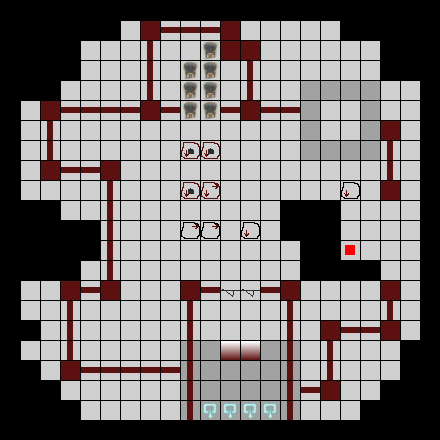

Tiled map render using the project's own tile images. Description and the map definition, with tile-layer contents summarised, below:
An orthogonal 22x22 tile map with 20x20 px tiles, 7 tile layers (Height, Objects, Opt1, Opt2, ...) and 2 objects.

<map version="1.0" tiledversion="1.0.3" orientation="orthogonal" renderorder="right-down" width="22" height="22" tilewidth="20" tileheight="20" nextobjectid="3">
 <tileset firstgid="1" source="LevelTiles.tsx" />
 <layer name="Height" width="22" height="22">
  <data>[484 cells, 340 non-empty, 2 distinct tile ids]</data>
 </layer>
 <layer name="Objects" width="22" height="22">
  <data>[484 cells, 100 non-empty, 10 distinct tile ids]</data>
 </layer>
 <objectgroup name="Link">
  <object id="1" x="346.5" y="311.5">
   <polyline points="6,-58 -92,-16" />
  </object>
  <object id="2" x="351" y="307">
   <polyline points="-4,-60 -120,-15" />
  </object>
 </objectgroup>
 <layer name="Opt1" width="22" height="22">
  <data>[484 cells, 8 non-empty, 3 distinct tile ids]</data>
 </layer>
 <layer name="Opt2" width="22" height="22">
  <data>[484 cells, 4 non-empty, 3 distinct tile ids]</data>
 </layer>
 <layer name="Opt3" width="22" height="22">
  <data>[484 cells, 0 non-empty, 0 distinct tile ids]</data>
 </layer>
 <layer name="Opt4" width="22" height="22">
  <data>[484 cells, 0 non-empty, 0 distinct tile ids]</data>
 </layer>
 <layer name="Opt5" width="22" height="22">
  <data>[484 cells, 0 non-empty, 0 distinct tile ids]</data>
 </layer>
</map>
